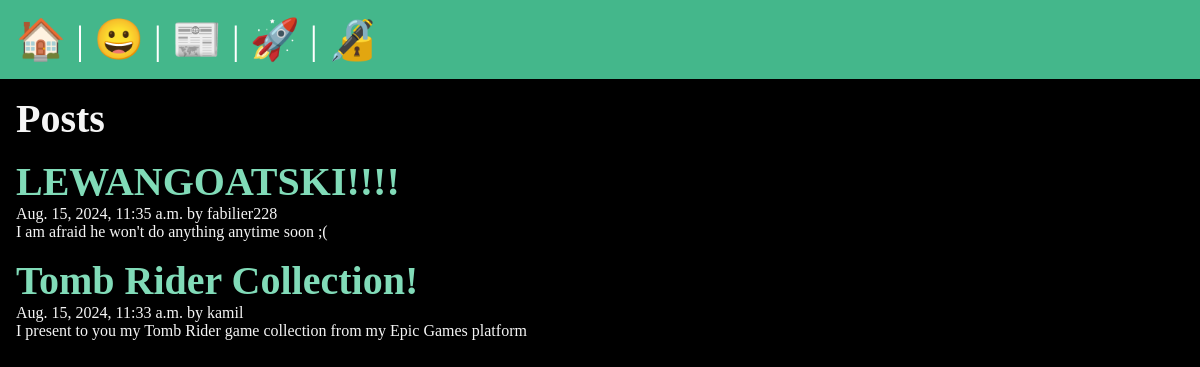
/posts/, run on the app's committed database.
### posts/models.py (models this page shows, shortened)
class Post(models.Model):
    title = models.CharField(max_length=75)
    body = models.TextField()
    slug = models.SlugField()
    date = models.DateTimeField(auto_now_add=True)
    banner = models.ImageField(default="fallback.png", blank=True)
    author = models.ForeignKey(User, on_delete=models.CASCADE, default=None)

### posts/views.py (the view)
# urls.py: path('', views.posts_list, name="list"),
def posts_list(request):
    posts = Post.objects.all().order_by('-date')
    return render(request, 'posts/posts_list.html', {'posts': posts})

### posts/templates/posts/posts_list.html (shortened to what this page needs)
{% extends 'layout.html' %}
{% block content %}
    <section>
        <h1>Posts</h1>
        {% for post in posts %}
            <article class="post">
                <h2>
                    <a href="{% url 'posts:page' slug=post.slug %}">
                        {{ post.title }}
                    </a>
                </h2>
                <p>{{ post.date }} by {{ post.author }}</p>
                <p>{{ post.body }}</p>
            </article>
        {% endfor %}
    </section>
{% endblock %}

### data on the page
Post: title "LEWANGOATSKI!!!!", date "Aug. 15, 2024, 11:35 a.m.", author "fabilier228", body "I am afraid he won't do anything anytime soon ;("
Post: title "Tomb Rider Collection!", date "Aug. 15, 2024, 11:33 a.m.", author "kamil", body "I present to you my Tomb Rider game collection from my Epic Games platform"
